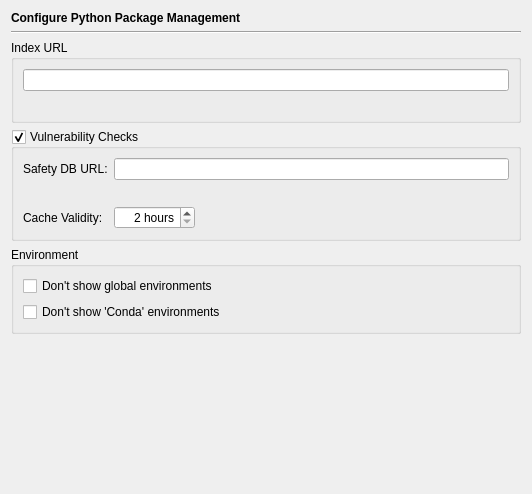
<?xml version="1.0" encoding="UTF-8"?>
<ui version="4.0">
 <class>PipPage</class>
 <widget class="QWidget" name="PipPage">
  <property name="geometry">
   <rect>
    <x>0</x>
    <y>0</y>
    <width>532</width>
    <height>494</height>
   </rect>
  </property>
  <layout class="QVBoxLayout" name="verticalLayout_3">
   <item>
    <widget class="QLabel" name="headerLabel">
     <property name="text">
      <string>&lt;b&gt;Configure Python Package Management&lt;/b&gt;</string>
     </property>
    </widget>
   </item>
   <item>
    <widget class="Line" name="line9_3">
     <property name="frameShape">
      <enum>QFrame::HLine</enum>
     </property>
     <property name="frameShadow">
      <enum>QFrame::Sunken</enum>
     </property>
     <property name="orientation">
      <enum>Qt::Horizontal</enum>
     </property>
    </widget>
   </item>
   <item>
    <widget class="QGroupBox" name="groupBox_2">
     <property name="title">
      <string>Index URL</string>
     </property>
     <layout class="QVBoxLayout" name="verticalLayout">
      <item>
       <widget class="QLineEdit" name="indexEdit">
        <property name="toolTip">
         <string>Enter the URL of the package index or leave empty to use the default</string>
        </property>
        <property name="clearButtonEnabled">
         <bool>true</bool>
        </property>
       </widget>
      </item>
      <item>
       <widget class="QLabel" name="indexLabel">
        <property name="text">
         <string/>
        </property>
        <property name="wordWrap">
         <bool>true</bool>
        </property>
        <property name="openExternalLinks">
         <bool>true</bool>
        </property>
       </widget>
      </item>
     </layout>
    </widget>
   </item>
   <item>
    <widget class="QGroupBox" name="vulnerabilityGroup">
     <property name="toolTip">
      <string>Select to enable the display of vulnerability information.</string>
     </property>
     <property name="title">
      <string>Vulnerability Checks</string>
     </property>
     <property name="checkable">
      <bool>true</bool>
     </property>
     <layout class="QGridLayout" name="gridLayout">
      <item row="0" column="0">
       <widget class="QLabel" name="label">
        <property name="text">
         <string>Safety DB URL:</string>
        </property>
       </widget>
      </item>
      <item row="0" column="1" colspan="2">
       <widget class="QLineEdit" name="safetyDbMirrorEdit">
        <property name="toolTip">
         <string>Enter the base URL for the Safety DB mirror to be used</string>
        </property>
        <property name="clearButtonEnabled">
         <bool>true</bool>
        </property>
       </widget>
      </item>
      <item row="1" column="0" colspan="3">
       <widget class="QLabel" name="safetyDbMirrorLabel">
        <property name="wordWrap">
         <bool>true</bool>
        </property>
        <property name="openExternalLinks">
         <bool>true</bool>
        </property>
       </widget>
      </item>
      <item row="2" column="0">
       <widget class="QLabel" name="label_2">
        <property name="text">
         <string>Cache Validity:</string>
        </property>
       </widget>
      </item>
      <item row="2" column="1">
       <widget class="QSpinBox" name="validitySpinBox">
        <property name="toolTip">
         <string>Enter the Safety DB cache validity time in hours (2 hours up to 7 days)</string>
        </property>
        <property name="alignment">
         <set>Qt::AlignRight|Qt::AlignTrailing|Qt::AlignVCenter</set>
        </property>
        <property name="suffix">
         <string> hours</string>
        </property>
        <property name="minimum">
         <number>2</number>
        </property>
        <property name="maximum">
         <number>168</number>
        </property>
       </widget>
      </item>
      <item row="2" column="2">
       <spacer name="horizontalSpacer">
        <property name="orientation">
         <enum>Qt::Horizontal</enum>
        </property>
        <property name="sizeHint" stdset="0">
         <size>
          <width>330</width>
          <height>20</height>
         </size>
        </property>
       </spacer>
      </item>
     </layout>
    </widget>
   </item>
   <item>
    <widget class="QGroupBox" name="groupBox">
     <property name="title">
      <string>Environment</string>
     </property>
     <layout class="QVBoxLayout" name="verticalLayout_2">
      <item>
       <widget class="QCheckBox" name="noGlobalsCheckBox">
        <property name="toolTip">
         <string>Select to exclude global environments</string>
        </property>
        <property name="text">
         <string>Don't show global environments</string>
        </property>
       </widget>
      </item>
      <item>
       <widget class="QCheckBox" name="noCondaCheckBox">
        <property name="toolTip">
         <string>Select to exclude conda managed environments</string>
        </property>
        <property name="text">
         <string>Don't show 'Conda' environments</string>
        </property>
       </widget>
      </item>
     </layout>
    </widget>
   </item>
   <item>
    <spacer name="verticalSpacer">
     <property name="orientation">
      <enum>Qt::Vertical</enum>
     </property>
     <property name="sizeHint" stdset="0">
      <size>
       <width>20</width>
       <height>234</height>
      </size>
     </property>
    </spacer>
   </item>
  </layout>
 </widget>
 <tabstops>
  <tabstop>indexEdit</tabstop>
  <tabstop>vulnerabilityGroup</tabstop>
  <tabstop>safetyDbMirrorEdit</tabstop>
  <tabstop>validitySpinBox</tabstop>
  <tabstop>noCondaCheckBox</tabstop>
 </tabstops>
 <resources/>
 <connections/>
</ui>
